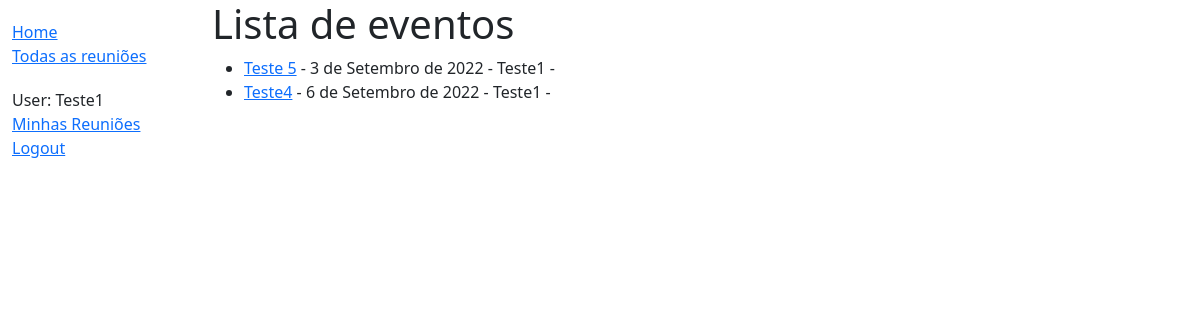
The page /mymeetings/ (signed in) on the database as committed earlier.
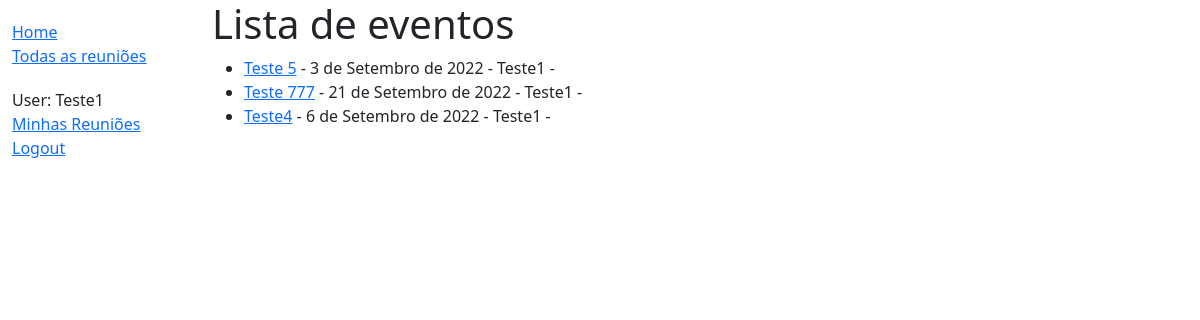
The same page on the database as committed later.
### polls/models.py (models this page shows, shortened)
class Meeting(models.Model):
    id = models.UUIDField(primary_key=True, default=uuid.uuid4, help_text='ID UNICO')
    name_meeting = models.CharField(max_length=120, verbose_name='Nome da reunião')
    author = models.ForeignKey(User, on_delete=models.SET_NULL, null=True, blank=False, verbose_name='Autor')
    date_meeting = models.DateField(verbose_name='Data da reunião')
    link = models.CharField(max_length=400, blank=True, verbose_name='Link da reunião')
    MEETING_PUBLIC = (
        ('p', 'Publicado'),
        ('a', 'Arquivado')
    )
    public = models.CharField(
        max_length=1,
        choices=MEETING_PUBLIC,
        blank=False,
        default='p',
        help_text='Publicar ou Arquivar',
    )
    MEETING_LOCAL = (
        ('p', 'Presencial'),
        ('o', 'Online')
    )
    local = models.CharField(
        max_length=1,
        choices=MEETING_LOCAL,
        blank=False,
        default='p',
        help_text='Local Reunião',
    )
    MEETING_STATUS = (
        ('p', 'Público'),
        ('f', 'Fechado')
    )
    status = models.CharField(
        max_length=1,
        choices=MEETING_STATUS,
        blank=False,
        default='f',
        help_text='Status da reunião',
    )
    def __str__(self):
        return  self.name_meeting

### polls/views.py (the view)
# urls.py: path('mymeetings/', views.LoanedMeetingsByUserListView.as_view(), name='my-meetings'),
class LoanedMeetingsByUserListView(LoginRequiredMixin, generic.ListView):
    model = Meeting
    template_name ='polls/meeting_list_borrowed_user.html'
    paginate_by = 10
    def get_queryset(self):
        status=['p','f']
        return Meeting.objects.filter(author=self.request.user).filter(status__in=status).order_by('name_meeting')

### polls/templates/polls/meeting_list_borrowed_user.html
{% extends "base.html" %}
{% block content %}
  <h1>Lista de eventos</h1>
  {% if meeting_list %}
  <ul>
    {% for meeting in meeting_list %}
      {% if meeting.status == 'p' or 'f' %}
        <li>
          <a href="{{ meeting.id }}"> {{ meeting }}</a> - {{ meeting.date_meeting }} - {{ meeting.author }} - {{ v }}
        </li>
        {% endif %}
    {% endfor %}
  </ul>
  {% else %}
    <p>Nenhum evento encontrado.</p>
  {% endif %}
{% endblock %}

Rows that differ between the two databases and show on the page:
added Meeting: name_meeting "Teste 777", date_meeting "21 de Setembro de 2022", author "Teste1"
